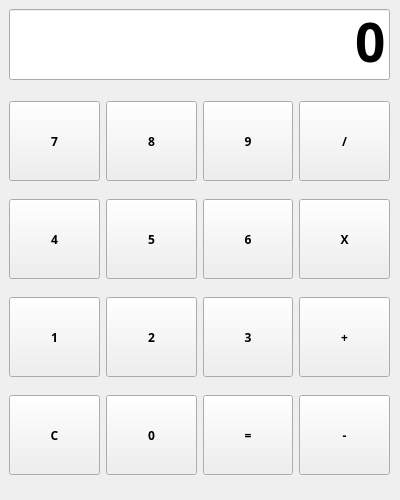
<?xml version="1.0" encoding="UTF-8"?>
<ui version="4.0">
 <class>Form</class>
 <widget class="QWidget" name="Form">
  <property name="geometry">
   <rect>
    <x>0</x>
    <y>0</y>
    <width>400</width>
    <height>500</height>
   </rect>
  </property>
  <property name="windowTitle">
   <string>Form</string>
  </property>
  <widget class="QWidget" name="verticalLayoutWidget">
   <property name="geometry">
    <rect>
     <x>9</x>
     <y>9</y>
     <width>381</width>
     <height>71</height>
    </rect>
   </property>
   <property name="font">
    <font>
     <family>NanumGothic</family>
     <weight>75</weight>
     <bold>true</bold>
    </font>
   </property>
   <layout class="QVBoxLayout" name="verticalLayout">
    <item>
     <widget class="QLineEdit" name="txt_view">
      <property name="font">
       <font>
        <family>NanumGothic</family>
        <pointsize>40</pointsize>
        <weight>75</weight>
        <bold>true</bold>
       </font>
      </property>
      <property name="text">
       <string>0</string>
      </property>
      <property name="alignment">
       <set>Qt::AlignBottom|Qt::AlignRight|Qt::AlignTrailing</set>
      </property>
     </widget>
    </item>
   </layout>
  </widget>
  <widget class="QWidget" name="gridLayoutWidget">
   <property name="geometry">
    <rect>
     <x>9</x>
     <y>89</y>
     <width>381</width>
     <height>401</height>
    </rect>
   </property>
   <property name="font">
    <font>
     <family>NanumGothic</family>
     <weight>75</weight>
     <bold>true</bold>
    </font>
   </property>
   <layout class="QGridLayout" name="gridLayout">
    <item row="1" column="3">
     <widget class="QPushButton" name="btn_multipy">
      <property name="minimumSize">
       <size>
        <width>0</width>
        <height>80</height>
       </size>
      </property>
      <property name="font">
       <font>
        <family>NanumGothic</family>
        <weight>75</weight>
        <bold>true</bold>
       </font>
      </property>
      <property name="text">
       <string>X</string>
      </property>
     </widget>
    </item>
    <item row="2" column="2">
     <widget class="QPushButton" name="btn_number3">
      <property name="minimumSize">
       <size>
        <width>0</width>
        <height>80</height>
       </size>
      </property>
      <property name="font">
       <font>
        <family>NanumGothic</family>
        <weight>75</weight>
        <bold>true</bold>
       </font>
      </property>
      <property name="text">
       <string>3</string>
      </property>
     </widget>
    </item>
    <item row="2" column="3">
     <widget class="QPushButton" name="btn_add">
      <property name="minimumSize">
       <size>
        <width>0</width>
        <height>80</height>
       </size>
      </property>
      <property name="font">
       <font>
        <family>NanumGothic</family>
        <weight>75</weight>
        <bold>true</bold>
       </font>
      </property>
      <property name="text">
       <string>+</string>
      </property>
     </widget>
    </item>
    <item row="1" column="0">
     <widget class="QPushButton" name="btn_number4">
      <property name="minimumSize">
       <size>
        <width>0</width>
        <height>80</height>
       </size>
      </property>
      <property name="font">
       <font>
        <family>NanumGothic</family>
        <weight>75</weight>
        <bold>true</bold>
       </font>
      </property>
      <property name="text">
       <string>4</string>
      </property>
     </widget>
    </item>
    <item row="0" column="1">
     <widget class="QPushButton" name="btn_number8">
      <property name="minimumSize">
       <size>
        <width>0</width>
        <height>80</height>
       </size>
      </property>
      <property name="font">
       <font>
        <family>NanumGothic</family>
        <weight>75</weight>
        <bold>true</bold>
       </font>
      </property>
      <property name="text">
       <string>8</string>
      </property>
     </widget>
    </item>
    <item row="0" column="2">
     <widget class="QPushButton" name="btn_number9">
      <property name="minimumSize">
       <size>
        <width>0</width>
        <height>80</height>
       </size>
      </property>
      <property name="font">
       <font>
        <family>NanumGothic</family>
        <weight>75</weight>
        <bold>true</bold>
       </font>
      </property>
      <property name="text">
       <string>9</string>
      </property>
     </widget>
    </item>
    <item row="2" column="0">
     <widget class="QPushButton" name="btn_number1">
      <property name="minimumSize">
       <size>
        <width>0</width>
        <height>80</height>
       </size>
      </property>
      <property name="font">
       <font>
        <family>NanumGothic</family>
        <weight>75</weight>
        <bold>true</bold>
       </font>
      </property>
      <property name="text">
       <string>1</string>
      </property>
     </widget>
    </item>
    <item row="0" column="3">
     <widget class="QPushButton" name="btn_divide">
      <property name="minimumSize">
       <size>
        <width>0</width>
        <height>80</height>
       </size>
      </property>
      <property name="font">
       <font>
        <family>NanumGothic</family>
        <weight>75</weight>
        <bold>true</bold>
       </font>
      </property>
      <property name="text">
       <string>/</string>
      </property>
     </widget>
    </item>
    <item row="1" column="2">
     <widget class="QPushButton" name="btn_number6">
      <property name="minimumSize">
       <size>
        <width>0</width>
        <height>80</height>
       </size>
      </property>
      <property name="font">
       <font>
        <family>NanumGothic</family>
        <weight>75</weight>
        <bold>true</bold>
       </font>
      </property>
      <property name="text">
       <string>6</string>
      </property>
     </widget>
    </item>
    <item row="3" column="0">
     <widget class="QPushButton" name="btn_C">
      <property name="minimumSize">
       <size>
        <width>0</width>
        <height>80</height>
       </size>
      </property>
      <property name="font">
       <font>
        <family>NanumGothic</family>
        <weight>75</weight>
        <bold>true</bold>
       </font>
      </property>
      <property name="text">
       <string>C</string>
      </property>
     </widget>
    </item>
    <item row="2" column="1">
     <widget class="QPushButton" name="btn_number2">
      <property name="minimumSize">
       <size>
        <width>0</width>
        <height>80</height>
       </size>
      </property>
      <property name="font">
       <font>
        <family>NanumGothic</family>
        <weight>75</weight>
        <bold>true</bold>
       </font>
      </property>
      <property name="text">
       <string>2</string>
      </property>
     </widget>
    </item>
    <item row="3" column="1">
     <widget class="QPushButton" name="btn_number0">
      <property name="minimumSize">
       <size>
        <width>0</width>
        <height>80</height>
       </size>
      </property>
      <property name="font">
       <font>
        <family>NanumGothic</family>
        <weight>75</weight>
        <bold>true</bold>
       </font>
      </property>
      <property name="text">
       <string>0</string>
      </property>
     </widget>
    </item>
    <item row="0" column="0">
     <widget class="QPushButton" name="btn_number7">
      <property name="minimumSize">
       <size>
        <width>0</width>
        <height>80</height>
       </size>
      </property>
      <property name="font">
       <font>
        <family>NanumGothic</family>
        <weight>75</weight>
        <bold>true</bold>
       </font>
      </property>
      <property name="text">
       <string>7</string>
      </property>
     </widget>
    </item>
    <item row="1" column="1">
     <widget class="QPushButton" name="btn_number5">
      <property name="minimumSize">
       <size>
        <width>0</width>
        <height>80</height>
       </size>
      </property>
      <property name="font">
       <font>
        <family>NanumGothic</family>
        <weight>75</weight>
        <bold>true</bold>
       </font>
      </property>
      <property name="text">
       <string>5</string>
      </property>
     </widget>
    </item>
    <item row="3" column="2">
     <widget class="QPushButton" name="btn_result">
      <property name="minimumSize">
       <size>
        <width>0</width>
        <height>80</height>
       </size>
      </property>
      <property name="font">
       <font>
        <family>NanumGothic</family>
        <weight>75</weight>
        <bold>true</bold>
       </font>
      </property>
      <property name="text">
       <string>=</string>
      </property>
     </widget>
    </item>
    <item row="3" column="3">
     <widget class="QPushButton" name="btn_minus">
      <property name="minimumSize">
       <size>
        <width>0</width>
        <height>80</height>
       </size>
      </property>
      <property name="font">
       <font>
        <family>NanumGothic</family>
        <weight>75</weight>
        <bold>true</bold>
       </font>
      </property>
      <property name="text">
       <string>-</string>
      </property>
     </widget>
    </item>
   </layout>
  </widget>
 </widget>
 <resources/>
 <connections/>
</ui>
